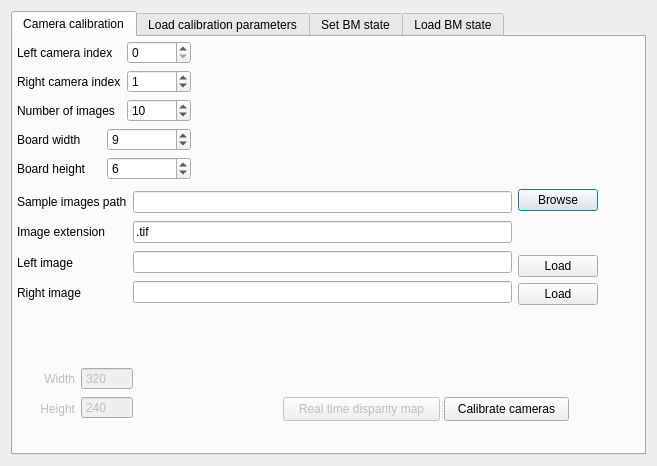
<?xml version="1.0" encoding="UTF-8"?>
<ui version="4.0">
 <class>TabbedMenuDialog</class>
 <widget class="QDialog" name="TabbedMenuDialog">
  <property name="geometry">
   <rect>
    <x>0</x>
    <y>0</y>
    <width>657</width>
    <height>466</height>
   </rect>
  </property>
  <property name="windowTitle">
   <string>Dialog</string>
  </property>
  <layout class="QHBoxLayout" name="horizontalLayout">
   <item>
    <widget class="QTabWidget" name="tabWidget">
     <property name="currentIndex">
      <number>0</number>
     </property>
     <widget class="QWidget" name="tab">
      <attribute name="title">
       <string>Camera calibration</string>
      </attribute>
      <widget class="QWidget" name="">
       <property name="geometry">
        <rect>
         <x>4</x>
         <y>4</y>
         <width>174</width>
         <height>141</height>
        </rect>
       </property>
       <layout class="QVBoxLayout" name="verticalLayout_13">
        <item>
         <layout class="QHBoxLayout" name="horizontalLayout_2">
          <item>
           <layout class="QVBoxLayout" name="verticalLayout_4">
            <item>
             <widget class="QLabel" name="label_10">
              <property name="text">
               <string>Left camera index</string>
              </property>
             </widget>
            </item>
            <item>
             <widget class="QLabel" name="label_11">
              <property name="text">
               <string>Right camera index</string>
              </property>
             </widget>
            </item>
            <item>
             <widget class="QLabel" name="label_4">
              <property name="text">
               <string>Number of images</string>
              </property>
             </widget>
            </item>
           </layout>
          </item>
          <item>
           <layout class="QVBoxLayout" name="verticalLayout_5">
            <item>
             <widget class="QSpinBox" name="left_camera_index_spinbox">
              <property name="value">
               <number>0</number>
              </property>
             </widget>
            </item>
            <item>
             <widget class="QSpinBox" name="right_camera_index_spinbox">
              <property name="value">
               <number>1</number>
              </property>
             </widget>
            </item>
            <item>
             <widget class="QSpinBox" name="no_imagesSpinBox">
              <property name="minimumSize">
               <size>
                <width>41</width>
                <height>20</height>
               </size>
              </property>
              <property name="value">
               <number>10</number>
              </property>
             </widget>
            </item>
           </layout>
          </item>
         </layout>
        </item>
        <item>
         <layout class="QHBoxLayout" name="horizontalLayout_7">
          <item>
           <layout class="QVBoxLayout" name="verticalLayout_8">
            <item>
             <widget class="QLabel" name="label_7">
              <property name="text">
               <string>Board width</string>
              </property>
             </widget>
            </item>
            <item>
             <widget class="QLabel" name="label_8">
              <property name="text">
               <string>Board height</string>
              </property>
             </widget>
            </item>
           </layout>
          </item>
          <item>
           <layout class="QVBoxLayout" name="verticalLayout_9">
            <item>
             <widget class="QSpinBox" name="board_widthSpinBox">
              <property name="value">
               <number>9</number>
              </property>
             </widget>
            </item>
            <item>
             <widget class="QSpinBox" name="board_heightSpinBox">
              <property name="value">
               <number>6</number>
              </property>
             </widget>
            </item>
           </layout>
          </item>
         </layout>
        </item>
       </layout>
      </widget>
      <widget class="QWidget" name="">
       <property name="geometry">
        <rect>
         <x>10</x>
         <y>330</y>
         <width>110</width>
         <height>54</height>
        </rect>
       </property>
       <layout class="QHBoxLayout" name="horizontalLayout_8">
        <item>
         <layout class="QVBoxLayout" name="verticalLayout_10">
          <item>
           <widget class="QLabel" name="width_label">
            <property name="enabled">
             <bool>false</bool>
            </property>
            <property name="text">
             <string>Width</string>
            </property>
            <property name="alignment">
             <set>Qt::AlignRight|Qt::AlignTrailing|Qt::AlignVCenter</set>
            </property>
           </widget>
          </item>
          <item>
           <widget class="QLabel" name="height_label">
            <property name="enabled">
             <bool>false</bool>
            </property>
            <property name="text">
             <string>Height</string>
            </property>
            <property name="alignment">
             <set>Qt::AlignRight|Qt::AlignTrailing|Qt::AlignVCenter</set>
            </property>
           </widget>
          </item>
         </layout>
        </item>
        <item>
         <layout class="QVBoxLayout" name="verticalLayout_11">
          <item>
           <widget class="QSpinBox" name="resolution_width_spinBox">
            <property name="enabled">
             <bool>false</bool>
            </property>
            <property name="buttonSymbols">
             <enum>QAbstractSpinBox::NoButtons</enum>
            </property>
            <property name="maximum">
             <number>11114</number>
            </property>
            <property name="value">
             <number>320</number>
            </property>
           </widget>
          </item>
          <item>
           <widget class="QSpinBox" name="resolution_height_spinBox">
            <property name="enabled">
             <bool>false</bool>
            </property>
            <property name="buttonSymbols">
             <enum>QAbstractSpinBox::NoButtons</enum>
            </property>
            <property name="maximum">
             <number>14008</number>
            </property>
            <property name="value">
             <number>240</number>
            </property>
           </widget>
          </item>
         </layout>
        </item>
       </layout>
      </widget>
      <widget class="QWidget" name="">
       <property name="geometry">
        <rect>
         <x>4</x>
         <y>152</y>
         <width>581</width>
         <height>116</height>
        </rect>
       </property>
       <layout class="QHBoxLayout" name="horizontalLayout_3">
        <item>
         <layout class="QVBoxLayout" name="verticalLayout_7">
          <item>
           <widget class="QLabel" name="label">
            <property name="text">
             <string>Sample images path</string>
            </property>
           </widget>
          </item>
          <item>
           <widget class="QLabel" name="label_3">
            <property name="text">
             <string>Image extension</string>
            </property>
           </widget>
          </item>
          <item>
           <widget class="QLabel" name="label_5">
            <property name="text">
             <string>Left image</string>
            </property>
           </widget>
          </item>
          <item>
           <widget class="QLabel" name="label_6">
            <property name="text">
             <string>Right image</string>
            </property>
           </widget>
          </item>
         </layout>
        </item>
        <item>
         <layout class="QVBoxLayout" name="verticalLayout_6">
          <item>
           <widget class="QLineEdit" name="images_path"/>
          </item>
          <item>
           <widget class="QLineEdit" name="image_extension">
            <property name="text">
             <string>.tif</string>
            </property>
           </widget>
          </item>
          <item>
           <widget class="QLineEdit" name="left_image_name"/>
          </item>
          <item>
           <widget class="QLineEdit" name="right_image_name"/>
          </item>
         </layout>
        </item>
        <item>
         <layout class="QVBoxLayout" name="verticalLayout_12">
          <item>
           <widget class="QPushButton" name="browse">
            <property name="text">
             <string>Browse</string>
            </property>
           </widget>
          </item>
          <item>
           <spacer name="verticalSpacer">
            <property name="orientation">
             <enum>Qt::Vertical</enum>
            </property>
            <property name="sizeHint" stdset="0">
             <size>
              <width>20</width>
              <height>28</height>
             </size>
            </property>
           </spacer>
          </item>
          <item>
           <widget class="QPushButton" name="load_left">
            <property name="text">
             <string>Load</string>
            </property>
           </widget>
          </item>
          <item>
           <widget class="QPushButton" name="load_right">
            <property name="text">
             <string>Load</string>
            </property>
           </widget>
          </item>
         </layout>
        </item>
       </layout>
      </widget>
      <widget class="QSplitter" name="splitter">
       <property name="geometry">
        <rect>
         <x>270</x>
         <y>360</y>
         <width>286</width>
         <height>24</height>
        </rect>
       </property>
       <property name="orientation">
        <enum>Qt::Horizontal</enum>
       </property>
       <widget class="QPushButton" name="real_time_disp">
        <property name="enabled">
         <bool>false</bool>
        </property>
        <property name="text">
         <string>Real time disparity map</string>
        </property>
       </widget>
       <widget class="QPushButton" name="calib_cameras">
        <property name="text">
         <string>Calibrate cameras</string>
        </property>
       </widget>
      </widget>
     </widget>
     <widget class="QWidget" name="tab_2">
      <attribute name="title">
       <string>Load calibration parameters</string>
      </attribute>
      <layout class="QVBoxLayout" name="verticalLayout_2">
       <item>
        <layout class="QHBoxLayout" name="horizontalLayout_4">
         <item>
          <layout class="QFormLayout" name="formLayout">
           <item row="0" column="0">
            <widget class="QLabel" name="label_9">
             <property name="text">
              <string>Path</string>
             </property>
            </widget>
           </item>
           <item row="0" column="1">
            <widget class="QLineEdit" name="PathField">
             <property name="minimumSize">
              <size>
               <width>250</width>
               <height>0</height>
              </size>
             </property>
            </widget>
           </item>
          </layout>
         </item>
         <item>
          <widget class="QPushButton" name="pushButton_2">
           <property name="text">
            <string>Load</string>
           </property>
          </widget>
         </item>
        </layout>
       </item>
       <item>
        <layout class="QHBoxLayout" name="horizontalLayout_5">
         <item>
          <layout class="QVBoxLayout" name="verticalLayout">
           <item>
            <widget class="QLabel" name="label_2">
             <property name="text">
              <string>Stereo system parameters</string>
             </property>
            </widget>
           </item>
           <item>
            <widget class="QTextBrowser" name="textBrowser"/>
           </item>
          </layout>
         </item>
        </layout>
       </item>
      </layout>
     </widget>
     <widget class="QWidget" name="tab_6">
      <attribute name="title">
       <string>Set BM state</string>
      </attribute>
      <layout class="QVBoxLayout" name="verticalLayout_3">
       <item>
        <layout class="QGridLayout" name="gridLayout_3">
         <item row="0" column="0">
          <widget class="QLabel" name="label_19">
           <property name="enabled">
            <bool>false</bool>
           </property>
           <property name="text">
            <string>Pre filter size</string>
           </property>
          </widget>
         </item>
         <item row="0" column="1">
          <widget class="QSlider" name="preFilterSz">
           <property name="enabled">
            <bool>false</bool>
           </property>
           <property name="minimum">
            <number>5</number>
           </property>
           <property name="maximum">
            <number>255</number>
           </property>
           <property name="value">
            <number>21</number>
           </property>
           <property name="orientation">
            <enum>Qt::Horizontal</enum>
           </property>
          </widget>
         </item>
         <item row="0" column="2">
          <widget class="QLineEdit" name="pSz">
           <property name="enabled">
            <bool>false</bool>
           </property>
           <property name="text">
            <string>21</string>
           </property>
          </widget>
         </item>
         <item row="1" column="0">
          <widget class="QLabel" name="label_20">
           <property name="enabled">
            <bool>false</bool>
           </property>
           <property name="text">
            <string>Pre filter cap</string>
           </property>
          </widget>
         </item>
         <item row="1" column="1">
          <widget class="QSlider" name="preFilterCap">
           <property name="enabled">
            <bool>false</bool>
           </property>
           <property name="minimum">
            <number>1</number>
           </property>
           <property name="maximum">
            <number>31</number>
           </property>
           <property name="value">
            <number>30</number>
           </property>
           <property name="orientation">
            <enum>Qt::Horizontal</enum>
           </property>
          </widget>
         </item>
         <item row="1" column="2">
          <widget class="QLineEdit" name="pCap">
           <property name="enabled">
            <bool>false</bool>
           </property>
           <property name="text">
            <string>30</string>
           </property>
          </widget>
         </item>
         <item row="2" column="0">
          <widget class="QLabel" name="label_21">
           <property name="enabled">
            <bool>false</bool>
           </property>
           <property name="text">
            <string>SAD wndow size</string>
           </property>
          </widget>
         </item>
         <item row="2" column="1">
          <widget class="QSlider" name="SADWndSz">
           <property name="enabled">
            <bool>false</bool>
           </property>
           <property name="minimum">
            <number>5</number>
           </property>
           <property name="maximum">
            <number>255</number>
           </property>
           <property name="singleStep">
            <number>2</number>
           </property>
           <property name="value">
            <number>21</number>
           </property>
           <property name="orientation">
            <enum>Qt::Horizontal</enum>
           </property>
          </widget>
         </item>
         <item row="2" column="2">
          <widget class="QLineEdit" name="sadSz">
           <property name="enabled">
            <bool>false</bool>
           </property>
           <property name="text">
            <string>21</string>
           </property>
          </widget>
         </item>
         <item row="3" column="0">
          <widget class="QLabel" name="label_22">
           <property name="enabled">
            <bool>false</bool>
           </property>
           <property name="text">
            <string>Texture threshold</string>
           </property>
          </widget>
         </item>
         <item row="3" column="1">
          <widget class="QSlider" name="textureth">
           <property name="enabled">
            <bool>false</bool>
           </property>
           <property name="minimum">
            <number>1</number>
           </property>
           <property name="maximum">
            <number>200</number>
           </property>
           <property name="orientation">
            <enum>Qt::Horizontal</enum>
           </property>
          </widget>
         </item>
         <item row="3" column="2">
          <widget class="QLineEdit" name="textTh">
           <property name="enabled">
            <bool>false</bool>
           </property>
           <property name="text">
            <string>1</string>
           </property>
          </widget>
         </item>
         <item row="4" column="0">
          <widget class="QLabel" name="label_23">
           <property name="enabled">
            <bool>false</bool>
           </property>
           <property name="text">
            <string>Min. disparity</string>
           </property>
          </widget>
         </item>
         <item row="4" column="1">
          <widget class="QSlider" name="minDisp">
           <property name="enabled">
            <bool>false</bool>
           </property>
           <property name="minimum">
            <number>-30</number>
           </property>
           <property name="maximum">
            <number>130</number>
           </property>
           <property name="orientation">
            <enum>Qt::Horizontal</enum>
           </property>
          </widget>
         </item>
         <item row="4" column="2">
          <widget class="QLineEdit" name="minDisp_2">
           <property name="enabled">
            <bool>false</bool>
           </property>
           <property name="text">
            <string>0</string>
           </property>
          </widget>
         </item>
         <item row="5" column="0">
          <widget class="QLabel" name="label_24">
           <property name="enabled">
            <bool>false</bool>
           </property>
           <property name="text">
            <string>Num.disparities</string>
           </property>
          </widget>
         </item>
         <item row="5" column="1">
          <widget class="QSlider" name="numDisp">
           <property name="enabled">
            <bool>false</bool>
           </property>
           <property name="minimum">
            <number>1</number>
           </property>
           <property name="maximum">
            <number>20</number>
           </property>
           <property name="singleStep">
            <number>16</number>
           </property>
           <property name="pageStep">
            <number>16</number>
           </property>
           <property name="value">
            <number>6</number>
           </property>
           <property name="orientation">
            <enum>Qt::Horizontal</enum>
           </property>
           <property name="tickPosition">
            <enum>QSlider::NoTicks</enum>
           </property>
           <property name="tickInterval">
            <number>0</number>
           </property>
          </widget>
         </item>
         <item row="5" column="2">
          <widget class="QLineEdit" name="numDisp_2">
           <property name="enabled">
            <bool>false</bool>
           </property>
           <property name="text">
            <string>128</string>
           </property>
          </widget>
         </item>
         <item row="6" column="0">
          <widget class="QLabel" name="label_25">
           <property name="enabled">
            <bool>false</bool>
           </property>
           <property name="text">
            <string>Uniquness ratio</string>
           </property>
          </widget>
         </item>
         <item row="6" column="1">
          <widget class="QSlider" name="uniq">
           <property name="enabled">
            <bool>false</bool>
           </property>
           <property name="minimum">
            <number>1</number>
           </property>
           <property name="maximum">
            <number>200</number>
           </property>
           <property name="orientation">
            <enum>Qt::Horizontal</enum>
           </property>
          </widget>
         </item>
         <item row="6" column="2">
          <widget class="QLineEdit" name="uniqRatio">
           <property name="enabled">
            <bool>false</bool>
           </property>
           <property name="text">
            <string>1</string>
           </property>
          </widget>
         </item>
         <item row="7" column="0">
          <widget class="QLabel" name="label_26">
           <property name="enabled">
            <bool>false</bool>
           </property>
           <property name="text">
            <string>Speckle win size</string>
           </property>
          </widget>
         </item>
         <item row="7" column="1">
          <widget class="QSlider" name="speckleWndSz">
           <property name="enabled">
            <bool>false</bool>
           </property>
           <property name="minimum">
            <number>1</number>
           </property>
           <property name="orientation">
            <enum>Qt::Horizontal</enum>
           </property>
          </widget>
         </item>
         <item row="7" column="2">
          <widget class="QLineEdit" name="spkSz">
           <property name="enabled">
            <bool>false</bool>
           </property>
           <property name="text">
            <string>1</string>
           </property>
          </widget>
         </item>
         <item row="8" column="0">
          <widget class="QLabel" name="label_27">
           <property name="enabled">
            <bool>false</bool>
           </property>
           <property name="text">
            <string>Speckle range</string>
           </property>
          </widget>
         </item>
         <item row="8" column="1">
          <widget class="QSlider" name="specklerange">
           <property name="enabled">
            <bool>false</bool>
           </property>
           <property name="minimum">
            <number>1</number>
           </property>
           <property name="orientation">
            <enum>Qt::Horizontal</enum>
           </property>
          </widget>
         </item>
         <item row="8" column="2">
          <widget class="QLineEdit" name="spkRag">
           <property name="enabled">
            <bool>false</bool>
           </property>
           <property name="text">
            <string>1</string>
           </property>
          </widget>
         </item>
        </layout>
       </item>
       <item>
        <layout class="QHBoxLayout" name="horizontalLayout_6">
         <item>
          <spacer name="horizontalSpacer">
           <property name="orientation">
            <enum>Qt::Horizontal</enum>
           </property>
           <property name="sizeHint" stdset="0">
            <size>
             <width>378</width>
             <height>20</height>
            </size>
           </property>
          </spacer>
         </item>
         <item>
          <widget class="QPushButton" name="saveParamsBtn">
           <property name="enabled">
            <bool>false</bool>
           </property>
           <property name="text">
            <string>Save paramters</string>
           </property>
          </widget>
         </item>
        </layout>
       </item>
      </layout>
     </widget>
     <widget class="QWidget" name="tab_5">
      <attribute name="title">
       <string>Load BM state</string>
      </attribute>
      <layout class="QFormLayout" name="formLayout_2">
       <property name="fieldGrowthPolicy">
        <enum>QFormLayout::ExpandingFieldsGrow</enum>
       </property>
      </layout>
     </widget>
    </widget>
   </item>
  </layout>
 </widget>
 <resources/>
 <connections>
  <connection>
   <sender>pushButton_2</sender>
   <signal>clicked()</signal>
   <receiver>TabbedMenuDialog</receiver>
   <slot>loadCalibParams()</slot>
   <hints>
    <hint type="sourcelabel">
     <x>640</x>
     <y>57</y>
    </hint>
    <hint type="destinationlabel">
     <x>638</x>
     <y>40</y>
    </hint>
   </hints>
  </connection>
  <connection>
   <sender>calib_cameras</sender>
   <signal>clicked()</signal>
   <receiver>TabbedMenuDialog</receiver>
   <slot>startCalib()</slot>
   <hints>
    <hint type="sourcelabel">
     <x>563</x>
     <y>412</y>
    </hint>
    <hint type="destinationlabel">
     <x>565</x>
     <y>414</y>
    </hint>
   </hints>
  </connection>
  <connection>
   <sender>load_left</sender>
   <signal>clicked()</signal>
   <receiver>TabbedMenuDialog</receiver>
   <slot>loadLeftImage()</slot>
   <hints>
    <hint type="sourcelabel">
     <x>590</x>
     <y>266</y>
    </hint>
    <hint type="destinationlabel">
     <x>656</x>
     <y>164</y>
    </hint>
   </hints>
  </connection>
  <connection>
   <sender>load_right</sender>
   <signal>clicked()</signal>
   <receiver>TabbedMenuDialog</receiver>
   <slot>loadRightImage()</slot>
   <hints>
    <hint type="sourcelabel">
     <x>590</x>
     <y>294</y>
    </hint>
    <hint type="destinationlabel">
     <x>656</x>
     <y>220</y>
    </hint>
   </hints>
  </connection>
  <connection>
   <sender>browse</sender>
   <signal>clicked()</signal>
   <receiver>TabbedMenuDialog</receiver>
   <slot>browseImagesPath()</slot>
   <hints>
    <hint type="sourcelabel">
     <x>590</x>
     <y>206</y>
    </hint>
    <hint type="destinationlabel">
     <x>639</x>
     <y>70</y>
    </hint>
   </hints>
  </connection>
  <connection>
   <sender>real_time_disp</sender>
   <signal>clicked()</signal>
   <receiver>TabbedMenuDialog</receiver>
   <slot>viewDisparityMap()</slot>
   <hints>
    <hint type="sourcelabel">
     <x>432</x>
     <y>412</y>
    </hint>
    <hint type="destinationlabel">
     <x>218</x>
     <y>415</y>
    </hint>
   </hints>
  </connection>
  <connection>
   <sender>preFilterSz</sender>
   <signal>sliderMoved(int)</signal>
   <receiver>TabbedMenuDialog</receiver>
   <slot>updateFilterSize()</slot>
   <hints>
    <hint type="sourcelabel">
     <x>183</x>
     <y>39</y>
    </hint>
    <hint type="destinationlabel">
     <x>99</x>
     <y>1</y>
    </hint>
   </hints>
  </connection>
  <connection>
   <sender>preFilterCap</sender>
   <signal>sliderMoved(int)</signal>
   <receiver>TabbedMenuDialog</receiver>
   <slot>updateFilterCap()</slot>
   <hints>
    <hint type="sourcelabel">
     <x>258</x>
     <y>71</y>
    </hint>
    <hint type="destinationlabel">
     <x>286</x>
     <y>2</y>
    </hint>
   </hints>
  </connection>
  <connection>
   <sender>SADWndSz</sender>
   <signal>sliderMoved(int)</signal>
   <receiver>TabbedMenuDialog</receiver>
   <slot>updateSADWinSz()</slot>
   <hints>
    <hint type="sourcelabel">
     <x>283</x>
     <y>92</y>
    </hint>
    <hint type="destinationlabel">
     <x>413</x>
     <y>0</y>
    </hint>
   </hints>
  </connection>
  <connection>
   <sender>textureth</sender>
   <signal>sliderMoved(int)</signal>
   <receiver>TabbedMenuDialog</receiver>
   <slot>updateTexture()</slot>
   <hints>
    <hint type="sourcelabel">
     <x>330</x>
     <y>126</y>
    </hint>
    <hint type="destinationlabel">
     <x>20</x>
     <y>416</y>
    </hint>
   </hints>
  </connection>
  <connection>
   <sender>minDisp</sender>
   <signal>sliderMoved(int)</signal>
   <receiver>TabbedMenuDialog</receiver>
   <slot>updateMinDisp()</slot>
   <hints>
    <hint type="sourcelabel">
     <x>306</x>
     <y>156</y>
    </hint>
    <hint type="destinationlabel">
     <x>323</x>
     <y>465</y>
    </hint>
   </hints>
  </connection>
  <connection>
   <sender>numDisp</sender>
   <signal>sliderMoved(int)</signal>
   <receiver>TabbedMenuDialog</receiver>
   <slot>updateMaxDisp()</slot>
   <hints>
    <hint type="sourcelabel">
     <x>360</x>
     <y>186</y>
    </hint>
    <hint type="destinationlabel">
     <x>451</x>
     <y>465</y>
    </hint>
   </hints>
  </connection>
  <connection>
   <sender>uniq</sender>
   <signal>sliderMoved(int)</signal>
   <receiver>TabbedMenuDialog</receiver>
   <slot>updateUniq()</slot>
   <hints>
    <hint type="sourcelabel">
     <x>253</x>
     <y>211</y>
    </hint>
    <hint type="destinationlabel">
     <x>191</x>
     <y>465</y>
    </hint>
   </hints>
  </connection>
  <connection>
   <sender>speckleWndSz</sender>
   <signal>sliderMoved(int)</signal>
   <receiver>TabbedMenuDialog</receiver>
   <slot>updateSpeckSz()</slot>
   <hints>
    <hint type="sourcelabel">
     <x>189</x>
     <y>233</y>
    </hint>
    <hint type="destinationlabel">
     <x>52</x>
     <y>465</y>
    </hint>
   </hints>
  </connection>
  <connection>
   <sender>specklerange</sender>
   <signal>sliderMoved(int)</signal>
   <receiver>TabbedMenuDialog</receiver>
   <slot>updateSpeckRange()</slot>
   <hints>
    <hint type="sourcelabel">
     <x>221</x>
     <y>258</y>
    </hint>
    <hint type="destinationlabel">
     <x>579</x>
     <y>465</y>
    </hint>
   </hints>
  </connection>
  <connection>
   <sender>preFilterSz</sender>
   <signal>sliderReleased()</signal>
   <receiver>TabbedMenuDialog</receiver>
   <slot>tryParam()</slot>
   <hints>
    <hint type="sourcelabel">
     <x>206</x>
     <y>37</y>
    </hint>
    <hint type="destinationlabel">
     <x>109</x>
     <y>0</y>
    </hint>
   </hints>
  </connection>
  <connection>
   <sender>preFilterCap</sender>
   <signal>sliderReleased()</signal>
   <receiver>TabbedMenuDialog</receiver>
   <slot>tryParam()</slot>
   <hints>
    <hint type="sourcelabel">
     <x>168</x>
     <y>70</y>
    </hint>
    <hint type="destinationlabel">
     <x>219</x>
     <y>1</y>
    </hint>
   </hints>
  </connection>
  <connection>
   <sender>SADWndSz</sender>
   <signal>sliderReleased()</signal>
   <receiver>TabbedMenuDialog</receiver>
   <slot>tryParam()</slot>
   <hints>
    <hint type="sourcelabel">
     <x>231</x>
     <y>96</y>
    </hint>
    <hint type="destinationlabel">
     <x>556</x>
     <y>0</y>
    </hint>
   </hints>
  </connection>
  <connection>
   <sender>textureth</sender>
   <signal>sliderReleased()</signal>
   <receiver>TabbedMenuDialog</receiver>
   <slot>tryParam()</slot>
   <hints>
    <hint type="sourcelabel">
     <x>136</x>
     <y>131</y>
    </hint>
    <hint type="destinationlabel">
     <x>656</x>
     <y>312</y>
    </hint>
   </hints>
  </connection>
  <connection>
   <sender>minDisp</sender>
   <signal>sliderReleased()</signal>
   <receiver>TabbedMenuDialog</receiver>
   <slot>tryParam()</slot>
   <hints>
    <hint type="sourcelabel">
     <x>152</x>
     <y>157</y>
    </hint>
    <hint type="destinationlabel">
     <x>656</x>
     <y>253</y>
    </hint>
   </hints>
  </connection>
  <connection>
   <sender>numDisp</sender>
   <signal>sliderReleased()</signal>
   <receiver>TabbedMenuDialog</receiver>
   <slot>tryParam()</slot>
   <hints>
    <hint type="sourcelabel">
     <x>166</x>
     <y>183</y>
    </hint>
    <hint type="destinationlabel">
     <x>656</x>
     <y>192</y>
    </hint>
   </hints>
  </connection>
  <connection>
   <sender>uniq</sender>
   <signal>sliderReleased()</signal>
   <receiver>TabbedMenuDialog</receiver>
   <slot>tryParam()</slot>
   <hints>
    <hint type="sourcelabel">
     <x>170</x>
     <y>204</y>
    </hint>
    <hint type="destinationlabel">
     <x>656</x>
     <y>125</y>
    </hint>
   </hints>
  </connection>
  <connection>
   <sender>speckleWndSz</sender>
   <signal>sliderReleased()</signal>
   <receiver>TabbedMenuDialog</receiver>
   <slot>tryParam()</slot>
   <hints>
    <hint type="sourcelabel">
     <x>145</x>
     <y>237</y>
    </hint>
    <hint type="destinationlabel">
     <x>656</x>
     <y>75</y>
    </hint>
   </hints>
  </connection>
  <connection>
   <sender>specklerange</sender>
   <signal>sliderReleased()</signal>
   <receiver>TabbedMenuDialog</receiver>
   <slot>tryParam()</slot>
   <hints>
    <hint type="sourcelabel">
     <x>284</x>
     <y>264</y>
    </hint>
    <hint type="destinationlabel">
     <x>656</x>
     <y>51</y>
    </hint>
   </hints>
  </connection>
  <connection>
   <sender>saveParamsBtn</sender>
   <signal>clicked()</signal>
   <receiver>TabbedMenuDialog</receiver>
   <slot>saveParameters()</slot>
   <hints>
    <hint type="sourcelabel">
     <x>586</x>
     <y>367</y>
    </hint>
    <hint type="destinationlabel">
     <x>657</x>
     <y>378</y>
    </hint>
   </hints>
  </connection>
 </connections>
 <slots>
  <slot>loadCalibParams()</slot>
  <slot>browseImagesPath()</slot>
  <slot>loadLeftImage()</slot>
  <slot>loadRightImage()</slot>
  <slot>startCalib()</slot>
  <slot>viewDisparityMap()</slot>
  <slot>updateFilterSize()</slot>
  <slot>updateFilterCap()</slot>
  <slot>updateSADWinSz()</slot>
  <slot>updateTexture()</slot>
  <slot>updateMinDisp()</slot>
  <slot>updateMaxDisp()</slot>
  <slot>updateUniq()</slot>
  <slot>updateSpeckSz()</slot>
  <slot>updateSpeckRange()</slot>
  <slot>tryParam()</slot>
  <slot>saveParameters()</slot>
 </slots>
</ui>
